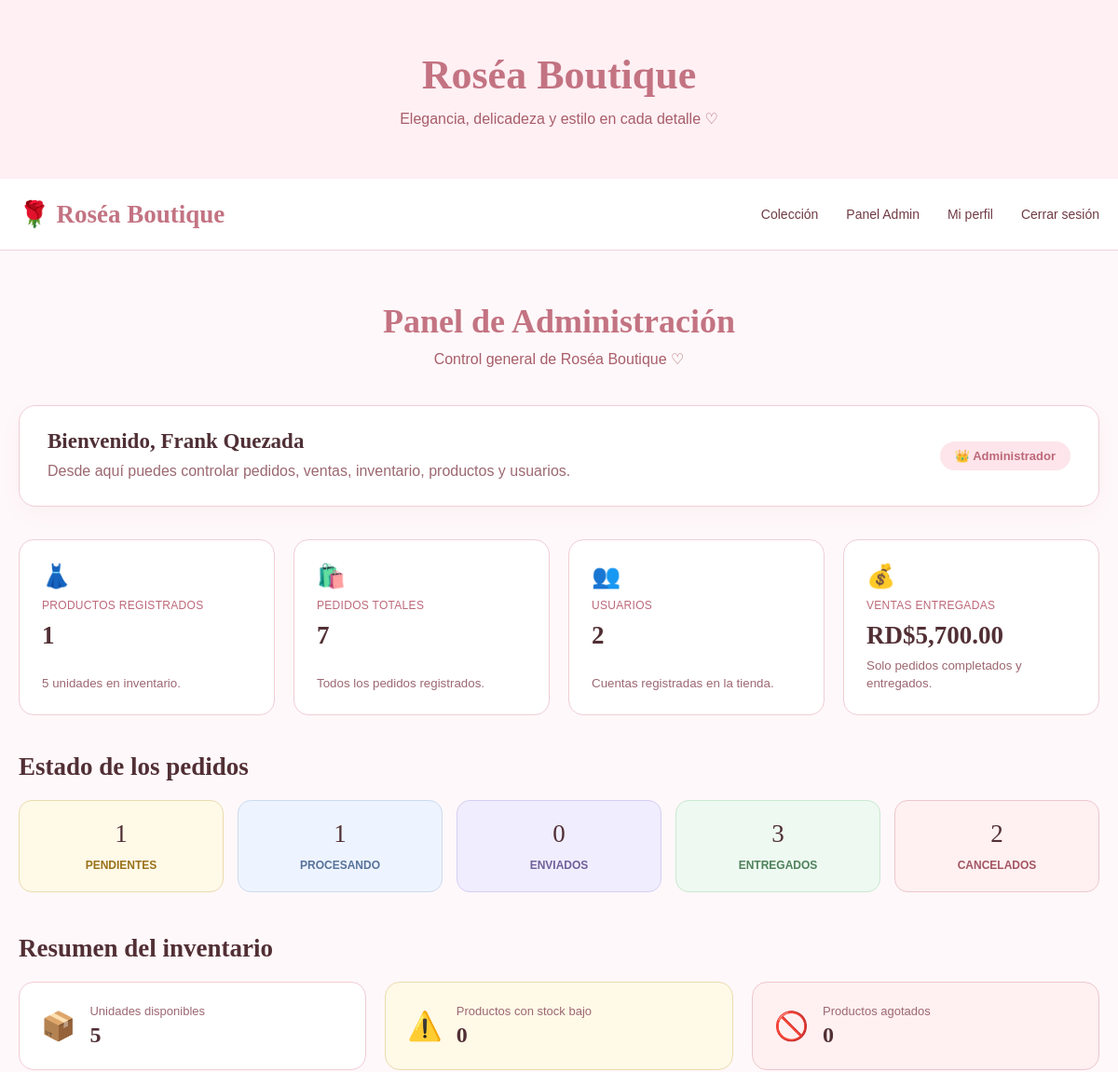
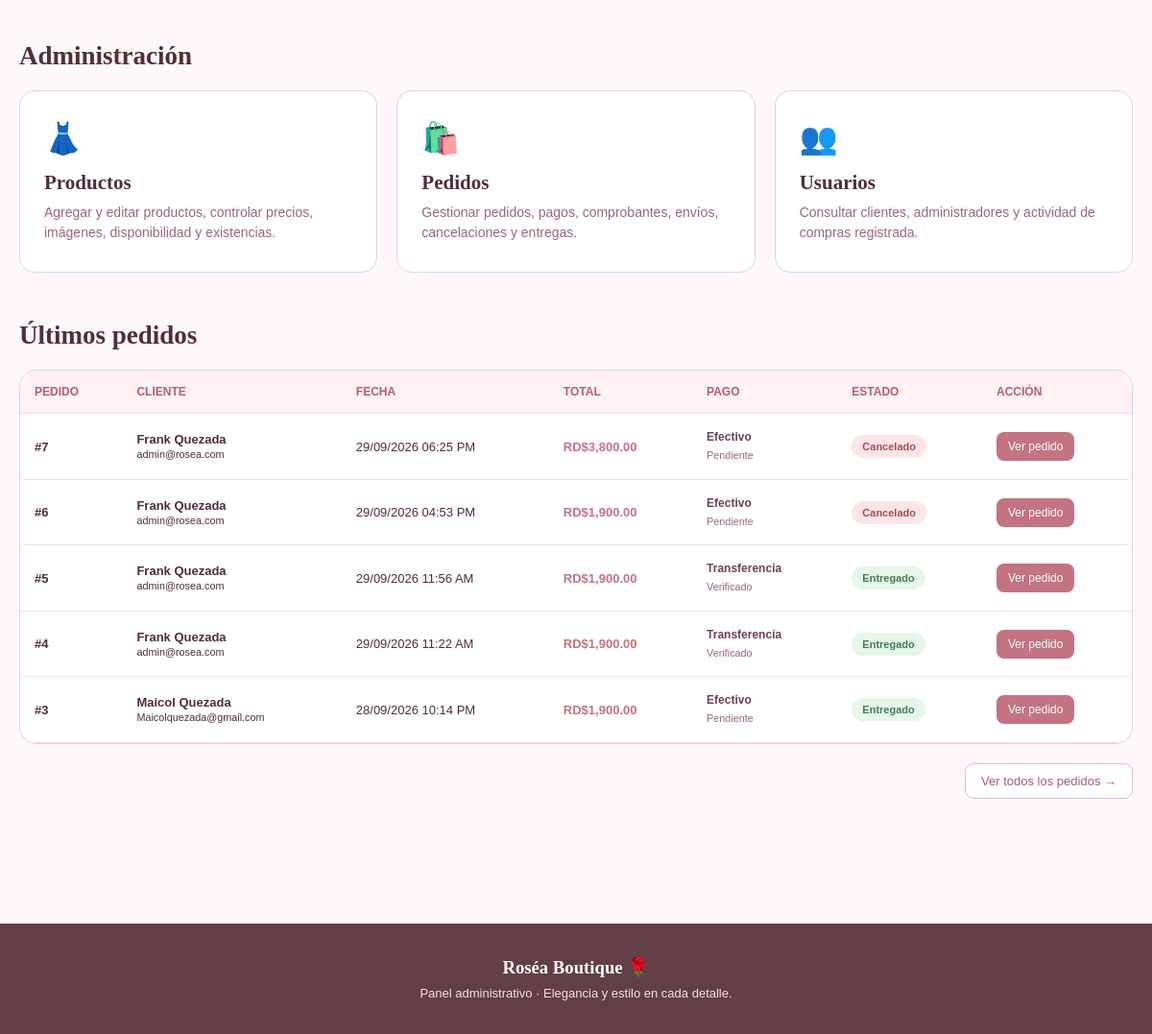
The page /admin.php (signed in) on the database its author committed (2 pictures, top to bottom).
### tables this page shows
CREATE TABLE `pedidos` (
  `id_pedido` int(11) NOT NULL,
  `id_usuario` int(11) NOT NULL,
  `fecha_pedido` timestamp NOT NULL DEFAULT current_timestamp(),
  `total` decimal(10,2) NOT NULL,
  `estado` enum('pendiente','procesando','enviado','entregado','cancelado') NOT NULL DEFAULT 'pendiente',
  `telefono` varchar(20) DEFAULT NULL,
  `provincia` varchar(100) DEFAULT NULL,
  `ciudad` varchar(100) DEFAULT NULL,
  `direccion` varchar(255) DEFAULT NULL,
  `referencia` varchar(255) DEFAULT NULL,
  `metodo_entrega` enum('delivery','retiro') DEFAULT NULL,
  `metodo_pago` enum('efectivo','transferencia') DEFAULT NULL,
  `empresa_envio` varchar(100) DEFAULT NULL,
  `comprobante_pago` varchar(255) DEFAULT NULL,
  `estado_pago` enum('pendiente','verificado','rechazado') NOT NULL DEFAULT 'pendiente',
  `fecha_comprobante` datetime DEFAULT NULL,
  `fecha_envio` datetime DEFAULT NULL,
  `codigo_seguimiento` varchar(100) DEFAULT NULL
);

CREATE TABLE `usuarios` (
  `id_usuario` int(11) NOT NULL,
  `nombre` varchar(100) NOT NULL,
  `apellido` varchar(100) NOT NULL,
  `email` varchar(150) NOT NULL,
  `password` varchar(255) NOT NULL,
  `rol` enum('cliente','admin') NOT NULL DEFAULT 'cliente',
  `fecha_registro` timestamp NOT NULL DEFAULT current_timestamp()
);

### admin.php (the view, shortened to what the rows shown need)
<?php
require_once __DIR__ . '/config/conexion.php';
function e($valor)
{
    return htmlspecialchars(
        (string)$valor,
        ENT_QUOTES,
        'UTF-8'
    );
}
$ultimosPedidos = [];
try {
    $stmt = $conexion->query("
        SELECT
            p.id_pedido,
            p.fecha_pedido,
            p.total,
            p.estado,
            p.metodo_pago,
            p.estado_pago,
            u.nombre,
            u.apellido,
            u.email
        FROM pedidos p
        INNER JOIN usuarios u
            ON p.id_usuario = u.id_usuario
        ORDER BY p.id_pedido DESC
        LIMIT 5
    ");
    $ultimosPedidos = $stmt->fetchAll(
        PDO::FETCH_ASSOC
    );
} catch (PDOException $e) {
    die(
        "Error al cargar el panel administrativo: " .
        $e->getMessage()
    );
}
function nombreEstado($estado)
{
    switch (strtolower((string)$estado)) {
        case 'entregado':
            return 'Entregado';
        case 'cancelado':
            return 'Cancelado';
    }
}
function claseEstado($estado)
{
    switch (strtolower((string)$estado)) {
        case 'entregado':
            return 'estado-entregado';
        case 'cancelado':
            return 'estado-cancelado';
    }
}
function nombrePago($metodo)
{
    switch (strtolower((string)$metodo)) {
        case 'efectivo':
            return 'Efectivo';
        case 'transferencia':
            return 'Transferencia';
    }
}
function nombreEstadoPago($estado)
{
    switch (strtolower((string)$estado)) {
        case 'pendiente':
            return 'Pendiente';
        case 'verificado':
            return 'Verificado';
    }
}
?>
<!DOCTYPE html>
<html lang="es">
<head>
</head>
<body>
<section class="hero">
    <h1>
        Roséa Boutique
    </h1>
</section>
<main class="contenedor">
    <div class="titulo">
        <h2>
            Panel de Administración
        </h2>
    </div>
    <section class="seccion-estados">
        <h2 class="subtitulo">
            Estado de los pedidos
        </h2>
    </section>
    <h2 class="subtitulo">
        Resumen del inventario
    </h2>
    <h2 class="subtitulo">
        Administración
    </h2>
    <h2 class="subtitulo">
        Últimos pedidos
    </h2>
    <div class="pedidos">
        <?php if (count($ultimosPedidos) > 0): ?>
            <table>
                <thead>
                    <tr>
                        <th>
                            Pedido
                        </th>
                        <th>
                            Cliente
                        </th>
                        <th>
                            Fecha
                        </th>
                        <th>
                            Total
                        </th>
                        <th>
                            Pago
                        </th>
                        <th>
                            Estado
                        </th>
                        <th>
                            Acción
                        </th>
                    </tr>
                </thead>
                <tbody>
                    <?php foreach ($ultimosPedidos as $pedido): ?>
                        <tr>
                            <td>
                                <strong>
                                    #<?= (int)$pedido['id_pedido'] ?>
                                </strong>
                            </td>
                            <td>
                                <strong>
                                    <?= e(
                                        $pedido['nombre'] . ' ' .
                                        $pedido['apellido']
                                    ) ?>
                                </strong>
                                <br>
                                <small>
                                    <?= e($pedido['email']) ?>
                                </small>
                            </td>
                            <td>
                                <?php
                                $fechaPedido =
                                    strtotime(
                                        $pedido['fecha_pedido']
                                    );
                                if ($fechaPedido !== false) {
                                    echo date(
                                        'd/m/Y h:i A',
                                        $fechaPedido
                                    );
                                } else {
                                    echo e(
                                        $pedido['fecha_pedido']
                                    );
                                }
                                ?>
                            </td>
                            <td class="precio">
                                RD$<?= number_format(
                                    (float)$pedido['total'],
                                    2
                                ) ?>
                            </td>
                            <td>
                                <div class="pago-info">
                                    <strong>
                                        <?= e(
                                            nombrePago(
                                                $pedido['metodo_pago']
                                            )
                                        ) ?>
                                    </strong>
                                    <small>
                                        <?= e(
                                            nombreEstadoPago(
                                                $pedido['estado_pago']
                                            )
                                        ) ?>
                                    </small>
                                </div>
                            </td>
                            <td>
                                <span
                                    class="estado <?= e(
                                        claseEstado(
                                            $pedido['estado']
                                        )
                                    ) ?>"
                                >
                                    <?= e(
                                        nombreEstado(
                                            $pedido['estado']
                                        )
                                    ) ?>
                                </span>
                            </td>
                            <td>
                                <a
                                    href="admin_detalle_pedido.php?id=<?= (int)$pedido['id_pedido'] ?>"
                                    class="btn-ver"
                                >
                                    Ver pedido
                                </a>
                            </td>
                        </tr>
                    <?php endforeach; ?>
                </tbody>
            </table>
        <?php else: ?>
            <div class="sin-pedidos">
                Todavía no existen pedidos.
            </div>
        <?php endif; ?>
    </div>
</main>
</body>
</html>

### rows shown on the page
pedidos: id_pedido "7", id_usuario.apellido "Frank Quezada", id_usuario.email "admin@rosea.com", fecha_pedido "29/09/2026 06:25 PM", total "3,800.00", metodo_pago "Efectivo", estado_pago "Pendiente", estado "Cancelado"
pedidos: id_pedido "6", id_usuario.apellido "Frank Quezada", id_usuario.email "admin@rosea.com", fecha_pedido "29/09/2026 04:53 PM", total "1,900.00", metodo_pago "Efectivo", estado_pago "Pendiente", estado "Cancelado"
pedidos: id_pedido "5", id_usuario.apellido "Frank Quezada", id_usuario.email "admin@rosea.com", fecha_pedido "29/09/2026 11:56 AM", total "1,900.00", metodo_pago "Transferencia", estado_pago "Verificado", estado "Entregado"
pedidos: id_pedido "4", id_usuario.apellido "Frank Quezada", id_usuario.email "admin@rosea.com", fecha_pedido "29/09/2026 11:22 AM", total "1,900.00", metodo_pago "Transferencia", estado_pago "Verificado", estado "Entregado"
pedidos: id_pedido "3", id_usuario.apellido "Maicol Quezada", id_usuario.email "Maicolquezada@gmail.com", fecha_pedido "28/09/2026 10:14 PM", total "1,900.00", metodo_pago "Efectivo", estado_pago "Pendiente", estado "Entregado"

### other values the page prints
$nombreAdmin "Frank Quezada"
$totalProductos "1"
$totalUnidades "5"
$totalPedidos "7"
$totalUsuarios "2"
$totalVentas "5,700.00"
$pedidosPendientes "1"
$pedidosProcesando "1"
$pedidosEnviados "0"
$pedidosEntregados "3"
$pedidosCancelados "2"
$productosStockBajo "0"
$productosAgotados "0"
